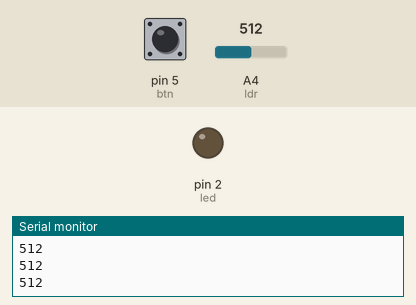
Recording of a sketch running on a simulated Arduino Uno, built with avr-gcc and run on an emulated ATmega328P. Parts: output pins drawn as LEDs (lit = HIGH), the last lines printed to the serial monitor. Dashed ring = blinking. Inputs (shaded band) come from the test bench; at power-on: A4 (ldr) = 512, pin 5 (btn) LOW.

Above: at 1.2 s.
1.3 s: A4 (ldr) set to 982
2.8 s: A4 (ldr) set to 1012
At 4.0 s:
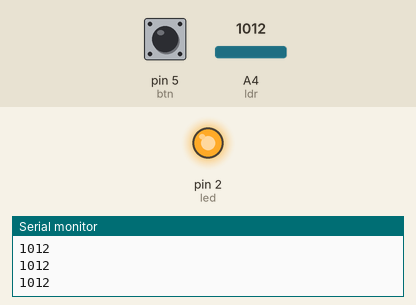
4.3 s: pin 5 (btn) pulled HIGH for 1 s
At 6.4 s:
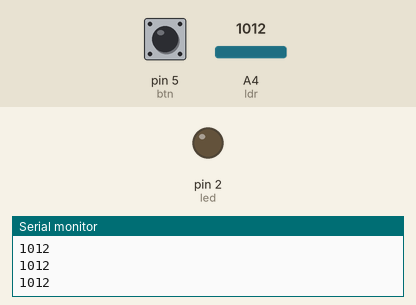
6.8 s: pin 5 (btn) pulled HIGH for 0.15 s
At 7.7 s:
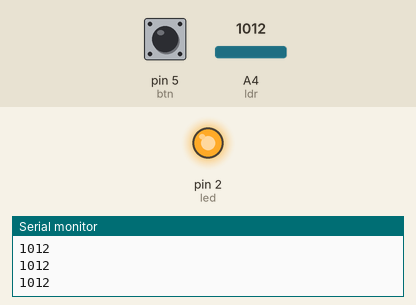
8.6 s: pin 5 (btn) pulled HIGH for 3.2 s
At 9.4 s:
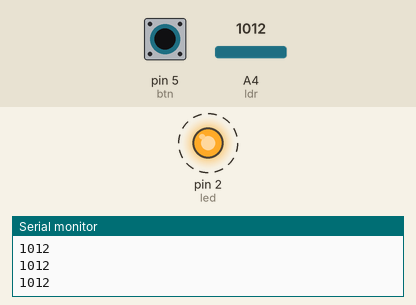
Timing chart, 0 to 13.5 s (numbered marks = the images above; inputs shaded):
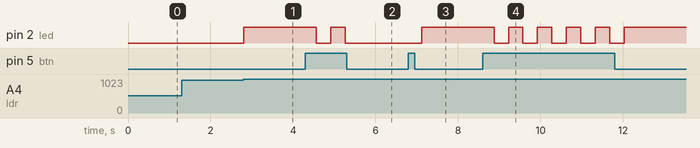

The sketch:

lampuPintar.ino
```cpp
int ldr = 4;
int led = 2;
int btn = 5;

int btnValue = 1;

void setup(){
    pinMode(ldr, INPUT);
    pinMode(led, OUTPUT);
    pinMode(btn, INPUT);
    Serial.begin(9600);
}

void loop(){
    int value = analogRead(ldr);
    Serial.println(value);

    if (digitalRead(btn)){
        btnValue ++;
        if (btnValue > 2){
            btnValue = 1;
        }
        delay(250);
    }

    if (value >= 1000) {
        digitalWrite(led, HIGH);
        if(btnValue == 2){
            digitalWrite(led, LOW);
        }
    }
    else {
        digitalWrite(led, LOW);
        btnValue = 1;
    }
    delay(100);
}
```

Measured:
- the behaviour switches between 999 and 1000 on A4 (ldr) (found by bisection; images 0 and 1)
- after the input at 2.8 s, pin 2 (led): LOW → HIGH at once
- after the input at 4.3 s, pin 2 (led): HIGH → LOW after 0.26 s, → HIGH 0.35 s later, → LOW 0.35 s later
- after the input at 6.8 s, pin 2 (led): LOW → HIGH after 0.32 s
- after the input at 8.6 s, pin 2 (led): alternates HIGH for 0.35 s and LOW for 0.35 s, 10 changes in all, then stays HIGH, starting after 0.28 s
